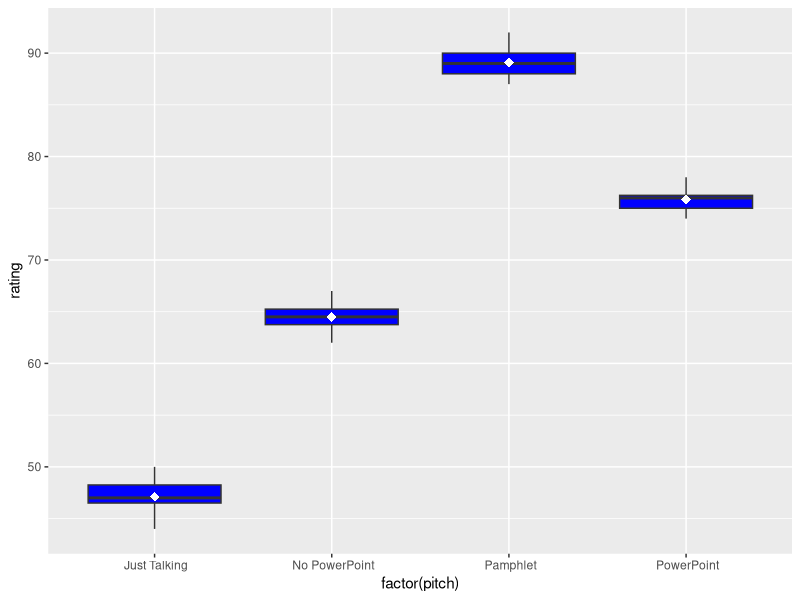

Here is the R script that generated this plot:
library("ggplot2")
pitch_rank_data <- read.csv("one_way_anova.csv") # missing values filled via mean of category

single_model <- aov(rating~pitch, data=pitch_rank_data)
summary(single_model)
TukeyHSD(single_model)

ggplot(pitch_rank_data, aes(x = factor(pitch), y = rating)) +
  geom_boxplot(fill = "blue") +
  stat_summary(fun = "mean", geom = "point", shape = 18, size = 3, color = "white")
